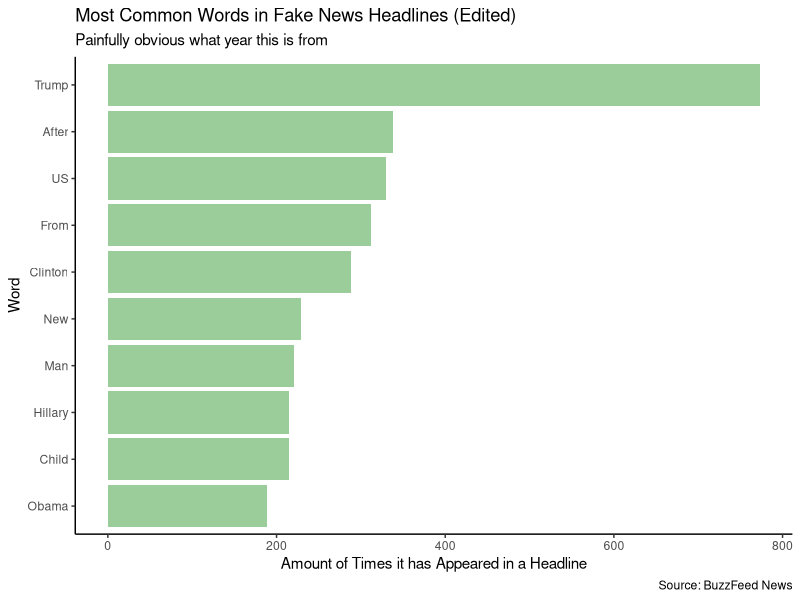

R code for this plot:
library(tidyverse)
library(tidyr)
library(dplyr)
library(rmarkdown)

titledata <- read.csv("newstitle1.csv")
removedata <- titledata %>%
  select(title, category) %>%
  slice(1:7900) %>% 
  mutate(title = strsplit(as.character(title), " ")) %>% 
  unnest(title) %>% 
  group_by(title) %>% 
  summarize(total = n()) %>% 
  arrange(desc(total)) %>% 
  slice(1:50) 

newdata <- removedata[c(4, 15, 16, 17, 21, 25, 28, 29, 30, 37),]
ggplot(newdata, mapping = aes(x = reorder(title, total), y = total))+
  geom_col(fill = "darkseagreen3")+
  theme_classic()+
  coord_flip()+
  labs(title = "Most Common Words in Fake News Headlines (Edited)", 
       subtitle = "Painfully obvious what year this is from", y = "Amount of Times it has Appeared in a Headline", x = "Word", caption = "Source: BuzzFeed News")
